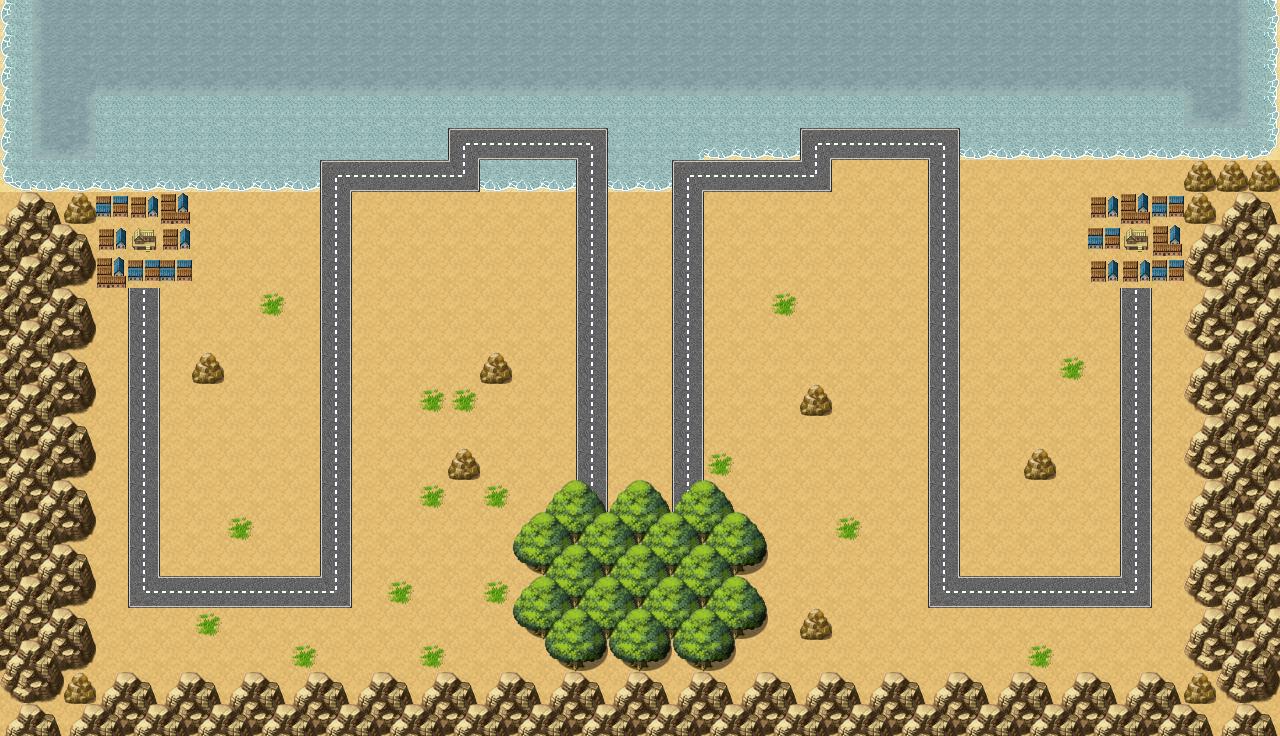

Tiled map render using the project's own tile images. Description and the map definition, with tile-layer contents summarised, below:
An orthogonal 40x23 tile map with 32x32 px tiles, 6 tile layers (bg, bounds, town, mountain, ...), 2 tilesets and 568 objects.

<map version="1.0" orientation="orthogonal" renderorder="right-down" width="40" height="23" tilewidth="32" tileheight="32" nextobjectid="1360">
 <tileset firstgid="1" name="[eden]terrain" tilewidth="32" tileheight="32" tilecount="512" columns="32">
  <image source="[eden]terrain.png" width="1024" height="512" />
  <tile id="16">
   <animation>
    <frame tileid="16" duration="100" />
    <frame tileid="19" duration="100" />
    <frame tileid="22" duration="100" />
    <frame tileid="25" duration="100" />
   </animation>
  </tile>
  <tile id="17">
   <animation>
    <frame tileid="17" duration="100" />
    <frame tileid="20" duration="100" />
    <frame tileid="23" duration="100" />
    <frame tileid="26" duration="100" />
   </animation>
  </tile>
  <tile id="18">
   <animation>
    <frame tileid="18" duration="100" />
    <frame tileid="21" duration="100" />
    <frame tileid="24" duration="100" />
    <frame tileid="27" duration="100" />
   </animation>
  </tile>
  <tile id="28">
   <animation>
    <frame tileid="28" duration="100" />
    <frame tileid="29" duration="100" />
    <frame tileid="30" duration="100" />
    <frame tileid="31" duration="100" />
   </animation>
  </tile>
  <tile id="48">
   <animation>
    <frame tileid="48" duration="100" />
    <frame tileid="51" duration="100" />
    <frame tileid="54" duration="100" />
    <frame tileid="57" duration="100" />
   </animation>
  </tile>
  <tile id="49">
   <animation>
    <frame tileid="49" duration="100" />
    <frame tileid="52" duration="100" />
    <frame tileid="55" duration="100" />
    <frame tileid="58" duration="100" />
   </animation>
  </tile>
  <tile id="50">
   <animation>
    <frame tileid="50" duration="100" />
    <frame tileid="53" duration="100" />
    <frame tileid="56" duration="100" />
    <frame tileid="59" duration="100" />
   </animation>
  </tile>
  <tile id="60">
   <animation>
    <frame tileid="60" duration="100" />
    <frame tileid="61" duration="100" />
    <frame tileid="62" duration="100" />
    <frame tileid="63" duration="100" />
   </animation>
  </tile>
  <tile id="80">
   <animation>
    <frame tileid="80" duration="100" />
    <frame tileid="83" duration="100" />
    <frame tileid="86" duration="100" />
    <frame tileid="89" duration="100" />
   </animation>
  </tile>
  <tile id="81">
   <animation>
    <frame tileid="81" duration="100" />
    <frame tileid="84" duration="100" />
    <frame tileid="87" duration="100" />
    <frame tileid="90" duration="100" />
   </animation>
  </tile>
  <tile id="82">
   <animation>
    <frame tileid="82" duration="100" />
    <frame tileid="85" duration="100" />
    <frame tileid="88" duration="100" />
    <frame tileid="91" duration="100" />
   </animation>
  </tile>
  <tile id="92">
   <animation>
    <frame tileid="92" duration="100" />
    <frame tileid="93" duration="100" />
    <frame tileid="94" duration="100" />
    <frame tileid="95" duration="100" />
   </animation>
  </tile>
  <tile id="112">
   <animation>
    <frame tileid="112" duration="100" />
    <frame tileid="115" duration="100" />
    <frame tileid="118" duration="100" />
    <frame tileid="121" duration="100" />
   </animation>
  </tile>
  <tile id="113">
   <animation>
    <frame tileid="113" duration="100" />
    <frame tileid="116" duration="100" />
    <frame tileid="119" duration="100" />
    <frame tileid="122" duration="100" />
   </animation>
  </tile>
  <tile id="114">
   <animation>
    <frame tileid="114" duration="100" />
    <frame tileid="117" duration="100" />
    <frame tileid="120" duration="100" />
    <frame tileid="123" duration="100" />
   </animation>
  </tile>
  <tile id="124">
   <animation>
    <frame tileid="124" duration="100" />
    <frame tileid="125" duration="100" />
    <frame tileid="126" duration="100" />
    <frame tileid="127" duration="100" />
   </animation>
  </tile>
  <tile id="150">
   <animation>
    <frame tileid="150" duration="250" />
    <frame tileid="152" duration="250" />
    <frame tileid="154" duration="250" />
    <frame tileid="152" duration="250" />
   </animation>
  </tile>
  <tile id="151">
   <animation>
    <frame tileid="151" duration="250" />
    <frame tileid="153" duration="250" />
    <frame tileid="155" duration="250" />
    <frame tileid="153" duration="250" />
   </animation>
  </tile>
  <tile id="156">
   <animation>
    <frame tileid="156" duration="250" />
    <frame tileid="157" duration="250" />
    <frame tileid="158" duration="250" />
    <frame tileid="157" duration="250" />
   </animation>
  </tile>
  <tile id="182">
   <animation>
    <frame tileid="182" duration="250" />
    <frame tileid="184" duration="250" />
    <frame tileid="186" duration="250" />
    <frame tileid="184" duration="250" />
   </animation>
  </tile>
  <tile id="183">
   <animation>
    <frame tileid="183" duration="250" />
    <frame tileid="185" duration="250" />
    <frame tileid="187" duration="250" />
    <frame tileid="185" duration="250" />
   </animation>
  </tile>
  <tile id="188">
   <animation>
    <frame tileid="188" duration="250" />
    <frame tileid="189" duration="250" />
    <frame tileid="190" duration="250" />
    <frame tileid="189" duration="250" />
   </animation>
  </tile>
  <tile id="214">
   <animation>
    <frame tileid="214" duration="250" />
    <frame tileid="216" duration="250" />
    <frame tileid="218" duration="250" />
    <frame tileid="216" duration="250" />
   </animation>
  </tile>
  <tile id="215">
   <animation>
    <frame tileid="215" duration="250" />
    <frame tileid="217" duration="250" />
    <frame tileid="219" duration="250" />
    <frame tileid="217" duration="250" />
   </animation>
  </tile>
  <tile id="220">
   <animation>
    <frame tileid="220" duration="250" />
    <frame tileid="221" duration="250" />
    <frame tileid="222" duration="250" />
    <frame tileid="221" duration="250" />
   </animation>
  </tile>
  <tile id="246">
   <animation>
    <frame tileid="246" duration="250" />
    <frame tileid="248" duration="250" />
    <frame tileid="250" duration="250" />
    <frame tileid="248" duration="250" />
   </animation>
  </tile>
  <tile id="247">
   <animation>
    <frame tileid="247" duration="250" />
    <frame tileid="249" duration="250" />
    <frame tileid="251" duration="250" />
    <frame tileid="249" duration="250" />
   </animation>
  </tile>
  <tile id="252">
   <animation>
    <frame tileid="252" duration="250" />
    <frame tileid="253" duration="250" />
    <frame tileid="254" duration="250" />
    <frame tileid="253" duration="250" />
   </animation>
  </tile>
  <tile id="278">
   <animation>
    <frame tileid="278" duration="250" />
    <frame tileid="280" duration="250" />
    <frame tileid="282" duration="250" />
    <frame tileid="280" duration="250" />
   </animation>
  </tile>
  <tile id="279">
   <animation>
    <frame tileid="279" duration="250" />
    <frame tileid="281" duration="250" />
    <frame tileid="283" duration="250" />
    <frame tileid="281" duration="250" />
   </animation>
  </tile>
  <tile id="284">
   <animation>
    <frame tileid="284" duration="250" />
    <frame tileid="285" duration="250" />
    <frame tileid="286" duration="250" />
    <frame tileid="285" duration="250" />
   </animation>
  </tile>
  <tile id="310">
   <animation>
    <frame tileid="310" duration="250" />
    <frame tileid="312" duration="250" />
    <frame tileid="314" duration="250" />
    <frame tileid="312" duration="250" />
   </animation>
  </tile>
  <tile id="311">
   <animation>
    <frame tileid="311" duration="250" />
    <frame tileid="313" duration="250" />
    <frame tileid="315" duration="250" />
    <frame tileid="313" duration="250" />
   </animation>
  </tile>
  <tile id="316">
   <animation>
    <frame tileid="316" duration="250" />
    <frame tileid="317" duration="250" />
    <frame tileid="318" duration="250" />
    <frame tileid="317" duration="250" />
   </animation>
  </tile>
  <tile id="342">
   <animation>
    <frame tileid="342" duration="250" />
    <frame tileid="344" duration="250" />
    <frame tileid="346" duration="250" />
    <frame tileid="344" duration="250" />
   </animation>
  </tile>
  <tile id="343">
   <animation>
    <frame tileid="343" duration="250" />
    <frame tileid="345" duration="250" />
    <frame tileid="347" duration="250" />
    <frame tileid="345" duration="250" />
   </animation>
  </tile>
  <tile id="348">
   <animation>
    <frame tileid="348" duration="250" />
    <frame tileid="349" duration="250" />
    <frame tileid="350" duration="250" />
    <frame tileid="349" duration="250" />
   </animation>
  </tile>
  <tile id="374">
   <animation>
    <frame tileid="374" duration="250" />
    <frame tileid="376" duration="250" />
    <frame tileid="378" duration="250" />
    <frame tileid="376" duration="250" />
   </animation>
  </tile>
  <tile id="375">
   <animation>
    <frame tileid="375" duration="250" />
    <frame tileid="377" duration="250" />
    <frame tileid="379" duration="250" />
    <frame tileid="377" duration="250" />
   </animation>
  </tile>
  <tile id="380">
   <animation>
    <frame tileid="380" duration="250" />
    <frame tileid="381" duration="250" />
    <frame tileid="382" duration="250" />
    <frame tileid="381" duration="250" />
   </animation>
  </tile>
  <tile id="406">
   <animation>
    <frame tileid="406" duration="250" />
    <frame tileid="407" duration="250" />
    <frame tileid="408" duration="250" />
    <frame tileid="407" duration="250" />
   </animation>
  </tile>
  <tile id="409">
   <animation>
    <frame tileid="409" duration="250" />
    <frame tileid="410" duration="250" />
    <frame tileid="411" duration="250" />
    <frame tileid="410" duration="250" />
   </animation>
  </tile>
  <tile id="412">
   <animation>
    <frame tileid="412" duration="250" />
    <frame tileid="413" duration="250" />
    <frame tileid="414" duration="250" />
    <frame tileid="413" duration="250" />
   </animation>
  </tile>
  <tile id="438">
   <animation>
    <frame tileid="438" duration="250" />
    <frame tileid="439" duration="250" />
    <frame tileid="440" duration="250" />
    <frame tileid="439" duration="250" />
   </animation>
  </tile>
  <tile id="441">
   <animation>
    <frame tileid="441" duration="250" />
    <frame tileid="442" duration="250" />
    <frame tileid="443" duration="250" />
    <frame tileid="442" duration="250" />
   </animation>
  </tile>
  <tile id="444">
   <animation>
    <frame tileid="444" duration="250" />
    <frame tileid="445" duration="250" />
    <frame tileid="446" duration="250" />
    <frame tileid="445" duration="250" />
   </animation>
  </tile>
 </tileset>
 <tileset firstgid="513" name="[eden]64-bit mountain" tilewidth="32" tileheight="32" tilecount="256" columns="16">
  <image source="[eden]64-bit mountain.png" width="512" height="512" />
 </tileset>
 <layer name="bg" width="40" height="23">
  <data>[920 cells, 920 non-empty, 8 distinct tile ids]</data>
 </layer>
 <layer name="bounds" width="40" height="23">
  <data>[920 cells, 293 non-empty, 17 distinct tile ids]</data>
 </layer>
 <layer name="town" width="40" height="23">
  <data>[920 cells, 18 non-empty, 4 distinct tile ids]</data>
 </layer>
 <layer name="mountain" width="40" height="23">
  <data>[920 cells, 0 non-empty, 0 distinct tile ids]</data>
 </layer>
 <layer name="path" width="40" height="23">
  <data>[920 cells, 98 non-empty, 6 distinct tile ids]</data>
 </layer>
 <layer name="forest" width="40" height="23">
  <data>[920 cells, 66 non-empty, 10 distinct tile ids]</data>
 </layer>
 <objectgroup name="plantSquares">
  <object id="567" x="256" y="320" width="32" height="32" />
  <object id="568" x="1120" y="544" width="32" height="32" />
  <object id="569" x="800" y="512" width="32" height="32" />
  <object id="570" x="96" y="576" width="32" height="32" />
  <object id="571" x="832" y="256" width="32" height="32" />
  <object id="572" x="192" y="576" width="32" height="32" />
  <object id="573" x="960" y="384" width="32" height="32" />
  <object id="574" x="896" y="512" width="32" height="32" />
  <object id="575" x="1152" y="640" width="32" height="32" />
  <object id="576" x="96" y="288" width="32" height="32" />
  <object id="577" x="224" y="416" width="32" height="32" />
  <object id="579" x="928" y="640" width="32" height="32" />
  <object id="580" x="544" y="224" width="32" height="32" />
  <object id="581" x="192" y="416" width="32" height="32" />
  <object id="583" x="800" y="256" width="32" height="32" />
  <object id="584" x="416" y="608" width="32" height="32" />
  <object id="585" x="160" y="448" width="32" height="32" />
  <object id="586" x="704" y="352" width="32" height="32" />
  <object id="588" x="896" y="384" width="32" height="32" />
  <object id="589" x="128" y="384" width="32" height="32" />
  <object id="590" x="96" y="480" width="32" height="32" />
  <object id="592" x="800" y="416" width="32" height="32" />
  <object id="593" x="352" y="512" width="32" height="32" />
  <object id="595" x="256" y="352" width="32" height="32" />
  <object id="596" x="1120" y="288" width="32" height="32" />
  <object id="597" x="128" y="608" width="32" height="32" />
  <object id="599" x="768" y="576" width="32" height="32" />
  <object id="600" x="1056" y="320" width="32" height="32" />
  <object id="601" x="416" y="544" width="32" height="32" />
  <object id="602" x="896" y="256" width="32" height="32" />
  <object id="603" x="256" y="512" width="32" height="32" />
  <object id="608" x="320" y="512" width="32" height="32" />
  <object id="609" x="864" y="256" width="32" height="32" />
  <object id="610" x="1056" y="352" width="32" height="32" />
  <object id="612" x="992" y="352" width="32" height="32" />
  <object id="613" x="192" y="544" width="32" height="32" />
  <object id="615" x="832" y="608" width="32" height="32" />
  <object id="616" x="128" y="288" width="32" height="32" />
  <object id="618" x="960" y="224" width="32" height="32" />
  <object id="619" x="224" y="192" width="32" height="32" />
  <object id="620" x="320" y="576" width="32" height="32" />
  <object id="622" x="1088" y="608" width="32" height="32" />
  <object id="624" x="672" y="288" width="32" height="32" />
  <object id="625" x="352" y="480" width="32" height="32" />
  <object id="626" x="1056" y="576" width="32" height="32" />
  <object id="627" x="1024" y="640" width="32" height="32" />
  <object id="628" x="992" y="544" width="32" height="32" />
  <object id="629" x="992" y="384" width="32" height="32" />
  <object id="630" x="736" y="384" width="32" height="32" />
  <object id="632" x="768" y="640" width="32" height="32" />
  <object id="633" x="384" y="608" width="32" height="32" />
  <object id="634" x="352" y="448" width="32" height="32" />
  <object id="635" x="800" y="640" width="32" height="32" />
  <object id="636" x="672" y="448" width="32" height="32" />
  <object id="637" x="832" y="320" width="32" height="32" />
  <object id="638" x="928" y="384" width="32" height="32" />
  <object id="639" x="224" y="224" width="32" height="32" />
  <object id="640" x="704" y="448" width="32" height="32" />
  <object id="641" x="1056" y="448" width="32" height="32" />
  <object id="643" x="1120" y="352" width="32" height="32" />
  <object id="645" x="736" y="160" width="32" height="32" />
  <object id="646" x="256" y="288" width="32" height="32" />
  <object id="647" x="800" y="448" width="32" height="32" />
  <object id="648" x="1120" y="480" width="32" height="32" />
  <object id="649" x="928" y="448" width="32" height="32" />
  <object id="650" x="480" y="480" width="32" height="32" />
  <object id="651" x="1152" y="512" width="32" height="32" />
  <object id="653" x="1152" y="416" width="32" height="32" />
  <object id="654" x="192" y="640" width="32" height="32" />
  <object id="655" x="960" y="544" width="32" height="32" />
  <object id="656" x="672" y="192" width="32" height="32" />
  <object id="660" x="256" y="448" width="32" height="32" />
  <object id="661" x="672" y="256" width="32" height="32" />
  <object id="662" x="1024" y="608" width="32" height="32" />
  <object id="663" x="704" y="256" width="32" height="32" />
  <object id="664" x="704" y="160" width="32" height="32" />
  <object id="665" x="864" y="480" width="32" height="32" />
  <object id="666" x="1056" y="416" width="32" height="32" />
  <object id="667" x="128" y="512" width="32" height="32" />
  <object id="668" x="992" y="256" width="32" height="32" />
  <object id="670" x="960" y="288" width="32" height="32" />
  <object id="674" x="224" y="576" width="32" height="32" />
  <object id="675" x="992" y="608" width="32" height="32" />
  <object id="677" x="864" y="448" width="32" height="32" />
  <object id="679" x="320" y="480" width="32" height="32" />
  <object id="681" x="288" y="640" width="32" height="32" />
  <object id="683" x="928" y="224" width="32" height="32" />
  <object id="684" x="992" y="416" width="32" height="32" />
  <object id="685" x="928" y="480" width="32" height="32" />
  <object id="686" x="736" y="448" width="32" height="32" />
  <object id="687" x="672" y="384" width="32" height="32" />
  <object id="688" x="1120" y="608" width="32" height="32" />
  <object id="689" x="256" y="224" width="32" height="32" />
  <object id="690" x="160" y="544" width="32" height="32" />
  <object id="691" x="1088" y="288" width="32" height="32" />
  <object id="692" x="576" y="192" width="32" height="32" />
  <object id="693" x="384" y="544" width="32" height="32" />
  <object id="694" x="288" y="608" width="32" height="32" />
  <object id="695" x="416" y="576" width="32" height="32" />
  <object id="696" x="160" y="320" width="32" height="32" />
  <object id="697" x="1152" y="288" width="32" height="32" />
  <object id="698" x="1088" y="320" width="32" height="32" />
  <object id="700" x="192" y="192" width="32" height="32" />
  <object id="701" x="576" y="256" width="32" height="32" />
  <object id="703" x="992" y="288" width="32" height="32" />
  <object id="704" x="224" y="512" width="32" height="32" />
  <object id="705" x="928" y="288" width="32" height="32" />
  <object id="709" x="416" y="448" width="32" height="32" />
  <object id="710" x="992" y="640" width="32" height="32" />
  <object id="712" x="704" y="416" width="32" height="32" />
  <object id="713" x="960" y="256" width="32" height="32" />
  <object id="714" x="1120" y="416" width="32" height="32" />
  <object id="715" x="96" y="352" width="32" height="32" />
  <object id="716" x="192" y="288" width="32" height="32" />
  <object id="717" x="288" y="480" width="32" height="32" />
  <object id="718" x="96" y="384" width="32" height="32" />
  <object id="719" x="416" y="416" width="32" height="32" />
  <object id="720" x="1152" y="576" width="32" height="32" />
  <object id="722" x="1152" y="384" width="32" height="32" />
  <object id="723" x="96" y="448" width="32" height="32" />
  <object id="724" x="1056" y="608" width="32" height="32" />
  <object id="725" x="864" y="640" width="32" height="32" />
  <object id="726" x="896" y="352" width="32" height="32" />
  <object id="727" x="992" y="320" width="32" height="32" />
  </objectgroup>
 <objectgroup name="saltwaterPlantSquares" visible="0">
  <!-- 70 objects omitted --></objectgroup>
 <objectgroup name="pathBounds" visible="0">
  <!-- 13 objects omitted --></objectgroup>
 <objectgroup name="spawnPoints" visible="0">
  <!-- 2 objects omitted --></objectgroup>
 <objectgroup name="endPoints" visible="0">
  <!-- 1 objects omitted --></objectgroup>
 <objectgroup name="directionSquares" visible="0">
  <!-- 12 objects omitted --></objectgroup>
</map>
<!-- 444 of 568 objects omitted -->
